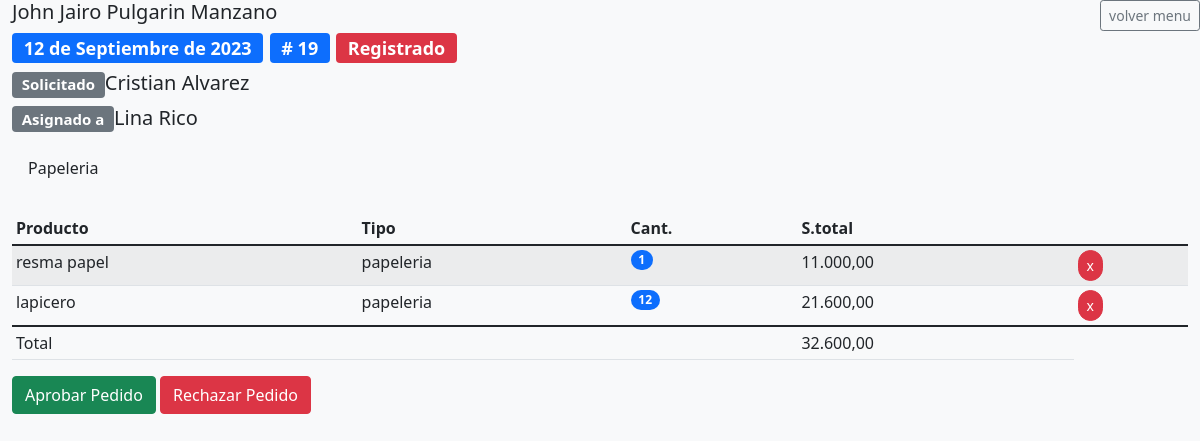
Before: /comprasDetalle/19/ (signed in) with the older database file.
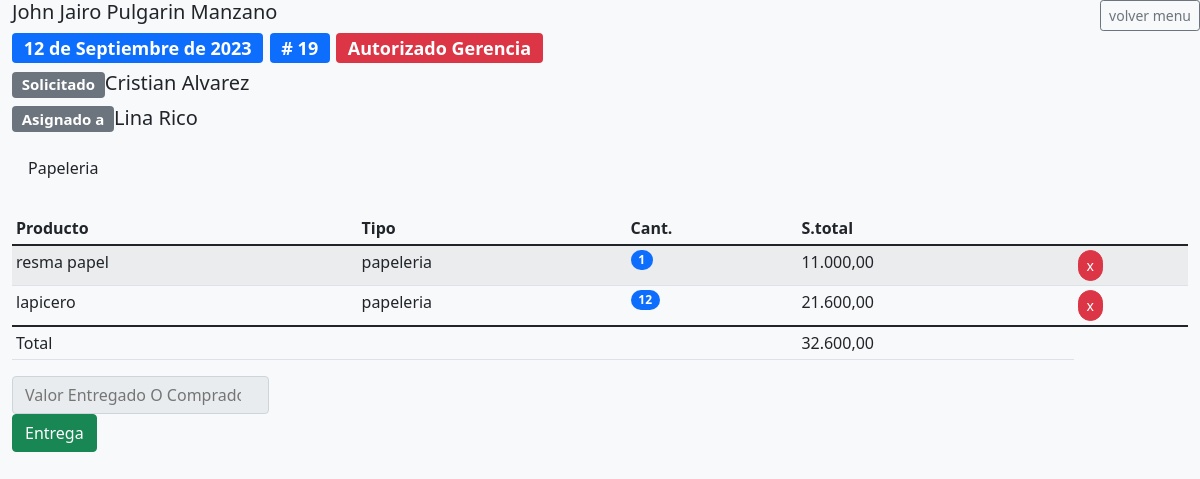
After: the same page with the newer database file.
### compras/models.py (models this page shows, shortened)
class CompraCabecera(models.Model):
    asignado_a = models.ForeignKey(User, on_delete=models.PROTECT, related_name='asignado_a')
    fecha_registro = models.DateField(null=True, blank=True, default=get_today)
    fecha_aprobado = models.DateField(null=True, blank=True,)
    fecha_autorizado = models.DateField(null=True, blank=True,)
    fecha_entrega = models.DateField(null=True, blank=True,)
    fecha_cerrado = models.DateField(null=True, blank=True,)
    categoria_id = models.ForeignKey(Categoria, on_delete=models.PROTECT, related_name='categoria_id')
    usuario_registro = models.ForeignKey(User, on_delete=models.PROTECT, related_name='usuario_registro')
    usuario_aprobado = models.ForeignKey(User, null=True, blank=True, on_delete=models.PROTECT, related_name='usuario_aprobado')
    usuario_autorizado = models.ForeignKey(User, null=True, blank=True, on_delete=models.PROTECT, related_name='usuario_autorizado')
    usuario_entrega = models.ForeignKey(User, null=True, blank=True, on_delete=models.PROTECT, related_name='usuario_entrega')
    usuario_rechaza = models.ForeignKey(User, null=True, blank=True, on_delete=models.PROTECT, related_name='usuario_rechaza')
    observaciones = models.CharField(max_length=250, null=True, blank=True)
    estado = models.CharField(max_length=1, choices=ESTADOS_COMPRA, default='0')
    total = models.IntegerField(default=0)
    valor_entregado = models.IntegerField(default=0)
    class Meta:
        permissions = [('puede_aprobar_compra', 'puede_aprobar_compra'),
                       ('puede_entregar_compra', 'puede_entregar_compra'),
                       ('puede_cerrar_compra', 'puede_cerrar_compra'),
                       ('puede_ver_todas_las_compras', 'puede_ver_todas_las_compras'),
                       ('puede_ser_aprobador', 'puede_ser_aprobador'),
                       ('puede_ser_entregador', 'puede_ser_entregador'),]

class CompraDetalle(models.Model):
    compra_cabecera = models.ForeignKey(CompraCabecera, on_delete=models.PROTECT)
    producto = models.CharField(max_length=250, null=True, blank=True )
    tipo_producto = models.ForeignKey(TipoProducto, on_delete=models.PROTECT, null=True, blank=True)
    cantidad = models.IntegerField()
    precio = models.DecimalField(max_digits=10, decimal_places=2)
    subtotal = models.DecimalField(max_digits=10, decimal_places=2)

class TipoProducto(models.Model):
    codigo = models.CharField(max_length=10)
    nombre = models.CharField(max_length=250)

### compras/views.py (the view, shortened to what this page needs)
# urls.py: path('comprasDetalle/<int:id>/',comprasDetalle,name="comprasDetalle"),
@login_required
def comprasDetalle(request, id):
    print(f'llego hasta aqui? {id}')
    pedido = CompraCabecera.objects.filter(id=id)
    tipo_productos = TipoProducto.objects.all()
    detalle = CompraDetalle.objects.filter(compra_cabecera=id)
    total = 0 if len(detalle)== 0 else sum(i.subtotal for i in detalle)
    __totalizar_cabercera(total, id)
    return render(request, 'comprasDetalle.html', {'pedido': pedido, 'detalle': detalle, 'tipo_productos': tipo_productos, 'total': total})

### compras/views.py (called while the page is built)
def __totalizar_cabercera(total, id):
    pedido = CompraCabecera.objects.get(id=id)
    pedido.total = total
    pedido.save()

### compras/templates/comprasDetalle.html (shortened to what this page needs)
{% load static %}
{% load humanize %}
<!DOCTYPE html>
<html lang="es">
<head>
    <link href="https://cdn.jsdelivr.net/npm/bootstrap@5.1.3/dist/css/bootstrap.min.css" rel="stylesheet">
    <link href='https://unpkg.com/boxicons@2.1.2/css/boxicons.min.css' rel='stylesheet'>
    <link href='https://cdnjs.cloudflare.com/ajax/libs/jstree/3.3.12/themes/default/style.min.css' rel='stylesheet' type='text/css'>
    <link rel="stylesheet" href="https://cdnjs.cloudflare.com/ajax/libs/jstree/3.2.1/themes/default/style.min.css" />
    <link rel="stylesheet" href="https://cdn.jsdelivr.net/npm/sweetalert2@11.1.6/dist/sweetalert2.min.css">
</head>
<body class="bg-light text-dark">
    <div class="container-fluid">
        <div class="row">
            <div class="col-xxl-12 col-xl-12 col-lg-12 col-md-12 col-sm-12 col-xs-12 col-12">
                <h5>{{request.user.first_name}} {{request.user.last_name}}
                    <a class="btn btn-sm btn-outline-secondary position-absolute end-0" href="{% url 'compras' %}">volver menu</a></h5>
                {%for p in pedido %}
                <h4><span class="badge bg-primary">{{p.fecha_registro}}  </span> <span class="badge bg-primary"># {{p.id}}   </span> <span class="badge bg-danger">{{p.get_estado_display}}</span></h4>
                <h5><span class="badge bg-secondary">Solicitado   </span>{{p.usuario_registro.first_name}} {{p.usuario_registro.last_name}}</h5>
                <h5><span class="badge bg-secondary">Asignado a  </span>{{p.asignado_a.first_name}} {{p.asignado_a.last_name}}</h5>
                <p class="text-bg-info p-3">{{p.observaciones}}</p>
            </div>
            {% endfor %}
            <div class="col-xxl-12 col-xl-12 col-lg-12 col-md-12 col-sm-12 col-xs-12 col-12">
                <table class="table table-hover table-striped table-sm">
                    <thead>
                        <tr>
                            <th>Producto</th>
                            <th>Tipo</th>
                            <th>Cant.</th>
                            <th>S.total</th>
                            <th></th>
                        </tr>
                    </thead>
                    <tbody>
                        {% for d in detalle %}
                        <tr>
                            <td>{{d.producto}}</td>
                            <td>{{d.tipo_producto.nombre}}</td>
                            <td class="position-relative">
                                <span class="position-absolute badge rounded-pill bg-primary">
                                    {{d.cantidad}}
                                </span>
                            </td>
                            <td>{{d.subtotal | intcomma}}</td>
                            <td><form method="post">
                                <button type="submit" class="btn btn-danger btn-sm rounded-pill" name="bdelete" value="{{d.id}}">x</button>
                            </form></td>
                        </tr>
                        {% endfor %}
                    </tbody>
                    <tfoot>
                        <tr>
                            <td colspan="3">Total</td>
                            <td>{{total | intcomma}}</td>
                        </tr>
                    </tfoot>
                </table>
            </div>
            <div class="col-xxl-12 col-xl-12 col-lg-12 col-md-12 col-sm-12 col-xs-12 col-12">
                <form method="post">
                    {%for p in pedido %}
                    {% if p.estado == '1' %}
                    <button class="btn btn-success" name="baprobarencargado" value="baprobarencargado">Aprobar Pedido</button>
                    <button class="btn btn-danger" name="brechazarencargado" value="brechazarencargado">Rechazar Pedido</button>
                    {% endif %}
                    {% if p.estado == '3' %}
                    <input type="number" placeholder="Valor Entregado O Comprado" class="input-group-text" name="ientrega" id="ientrega"  required>
                    <button class="btn btn-success" id="bentrega" name="bentrega" value="bentrega">Entrega</button>
                    {% endif %}
                    {% endfor %}
                </form>
            </div>
        </div>
    </div>
</body>

Changed rows visible on the page:
changed CompraCabecera "Papeleria": estado "Registrado" → "Autorizado Gerencia"; estado "Aprobar Pedido Rechazar Pedido" → "Entrega"
